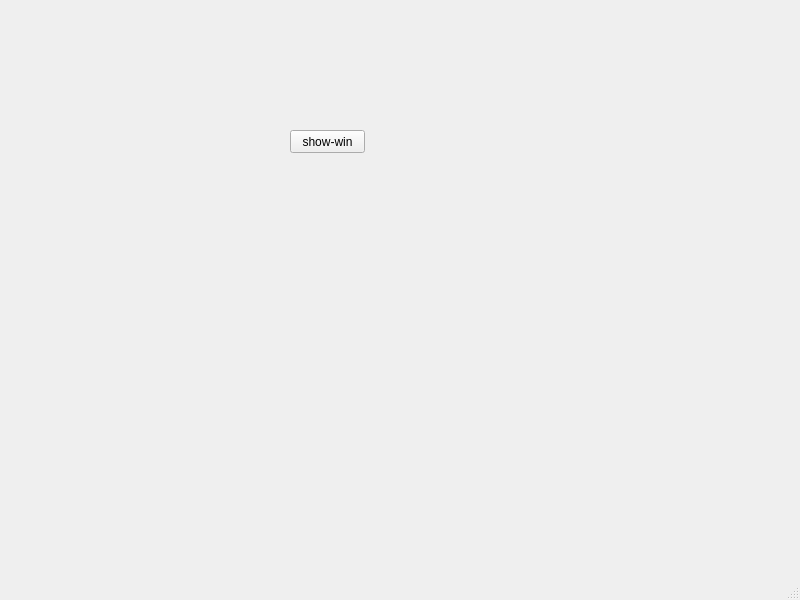
<?xml version="1.0" encoding="UTF-8"?>
<ui version="4.0">
 <class>MainWindow</class>
 <widget class="QMainWindow" name="MainWindow">
  <property name="geometry">
   <rect>
    <x>0</x>
    <y>0</y>
    <width>800</width>
    <height>600</height>
   </rect>
  </property>
  <property name="windowTitle">
   <string>MainWindow</string>
  </property>
  <widget class="QWidget" name="centralwidget">
   <widget class="QPushButton" name="pushButton">
    <property name="geometry">
     <rect>
      <x>290</x>
      <y>130</y>
      <width>75</width>
      <height>23</height>
     </rect>
    </property>
    <property name="text">
     <string>show-win</string>
    </property>
   </widget>
  </widget>
  <widget class="QMenuBar" name="menubar">
   <property name="geometry">
    <rect>
     <x>0</x>
     <y>0</y>
     <width>800</width>
     <height>23</height>
    </rect>
   </property>
  </widget>
  <widget class="QStatusBar" name="statusbar"/>
 </widget>
 <resources/>
 <connections/>
</ui>
